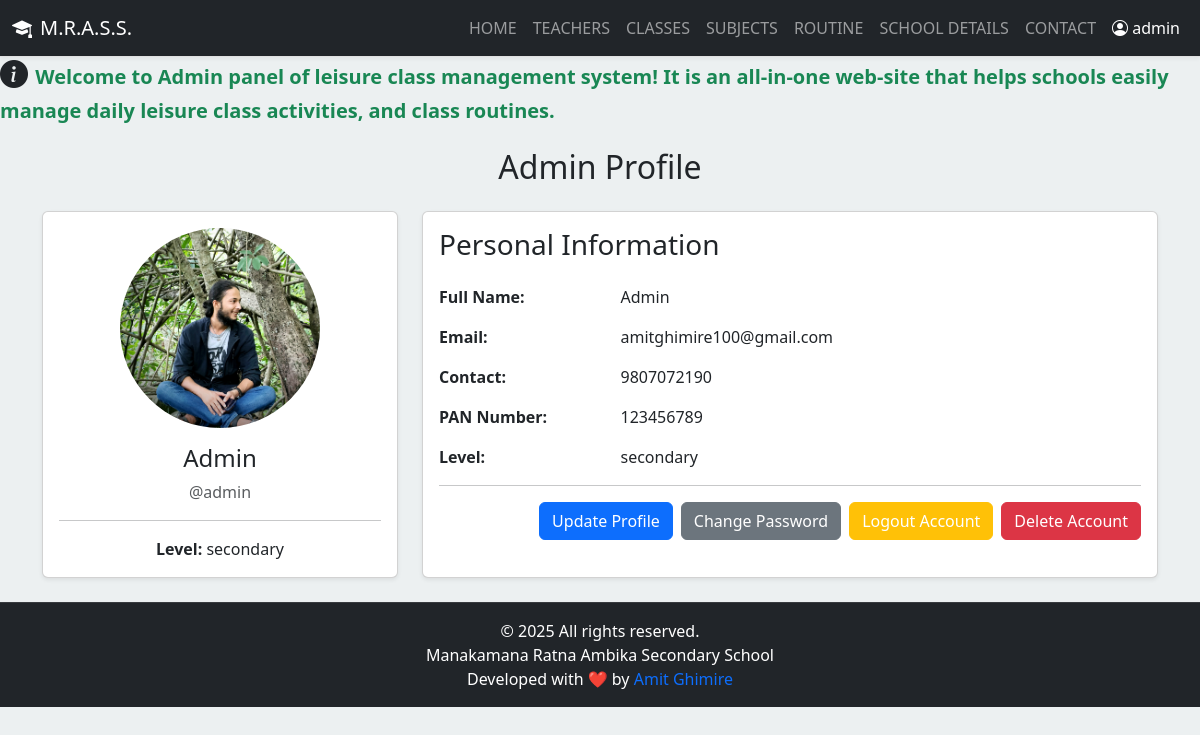
Screenshot of /admin/admin_profile.php (signed in) with the database file from the repository.
### tables this page shows
CREATE TABLE `teachers` (
  `teach_id` int(11) NOT NULL,
  `username` varchar(50) NOT NULL,
  `full_name` varchar(100) NOT NULL,
  `contact` varchar(20) DEFAULT NULL,
  `email` varchar(100) DEFAULT NULL,
  `pan` varchar(20) DEFAULT NULL,
  `photo` varchar(255) DEFAULT NULL,
  `password` varchar(255) NOT NULL,
  `otp` varchar(10) DEFAULT NULL,
  `verified` tinyint(1) DEFAULT 0,
  `level` enum('basic','secondary') DEFAULT NULL,
  `role` varchar(50) NOT NULL DEFAULT 'teacher',
  `created_at` timestamp NOT NULL DEFAULT current_timestamp()
);

### admin/admin_profile.php (the view, shortened to what this page needs)
<?php
include('partial-admin/navbar.php');
if (isset($_SESSION['teach_id'])) {
    $teach_id = $_SESSION['teach_id'];
    $sql = "SELECT * FROM teachers WHERE teach_id=$teach_id";
    $res = mysqli_query($conn, $sql);
    if (mysqli_num_rows($res) == 1) {
        $row = mysqli_fetch_assoc($res);
        $full_name = $row['full_name'];
        $username = $row['username'];
        $contact = $row['contact'];
        $email = $row['email'];
        $pan = $row['pan'];
        $level = $row['level'];
        $photo = $row['photo'];
    } else {
        $_SESSION['not_found'] = "<div class='error'>Teacher not found.</div>";
        header('location:' . SITEURL . 'index.php');
        exit();
    }
} else {
    header('location:' . SITEURL . 'login.php');
    exit();
}
?>
<div class="main-content">
    <div class="container mt-4">
        <h2 class="text-center mb-4">Admin Profile</h2>
        <div class="row">
            <div class="col-md-4 text-center">
                <div class="card h-100 shadow-sm">
                    <div class="card-body">
                        <img src="<?php echo SITEURL; ?>images/teachers/<?php echo $photo; ?>" class="img-fluid rounded-circle mb-3" alt="<?php echo $full_name; ?>" style="width: 200px; height: 200px; object-fit: cover;">
                        <h4 class="card-title"><?php echo $full_name; ?></h4>
                        <p class="card-text text-muted">@<?php echo $username; ?></p>
                        <hr>
                        <p class="card-text"><strong>Level:</strong> <?php echo $level; ?></p>
                    </div>
                </div>
            </div>
            <div class="col-md-8">
                <div class="card h-100 shadow-sm">
                    <div class="card-body">
                        <h3 class="card-title mb-4">Personal Information</h3>
                        <div class="row mb-3">
                            <div class="col-sm-3"><strong>Full Name:</strong></div>
                            <div class="col-sm-9"><?php echo $full_name; ?></div>
                        </div>
                        <div class="row mb-3">
                            <div class="col-sm-3"><strong>Email:</strong></div>
                            <div class="col-sm-9"><?php echo $email; ?></div>
                        </div>
                        <div class="row mb-3">
                            <div class="col-sm-3"><strong>Contact:</strong></div>
                            <div class="col-sm-9"><?php echo $contact; ?></div>
                        </div>
                        <div class="row mb-3">
                            <div class="col-sm-3"><strong>PAN Number:</strong></div>
                            <div class="col-sm-9"><?php echo $pan; ?></div>
                        </div>
                        <div class="row mb-3">
                            <div class="col-sm-3"><strong>Level:</strong></div>
                            <div class="col-sm-9"><?php echo $level; ?></div>
                        </div>
                        <hr>
                        <div class="d-flex justify-content-end">
                            <a href="<?php echo SITEURL; ?>admin/update-profile.php?id=<?php echo $teach_id; ?>" class="btn btn-primary me-2">Update Profile</a>
                            <a href="<?php echo SITEURL; ?>admin/change-password.php?id=<?php echo $teach_id; ?>" class="btn btn-secondary me-2">Change Password</a>
                            <a href="<?php echo SITEURL; ?>admin/logout.php?id=<?php echo $teach_id; ?>" class="btn btn-warning text-white me-2" onclick="return confirm('Are you sure you want to logout from your account? This action cannot be undone.');">Logout Account</a>
                            <a href="<?php echo SITEURL; ?>admin/delete-profile.php?id=<?php echo $teach_id; ?>" class="btn btn-danger" onclick="return confirm('Are you sure you want to delete your account? This action cannot be undone.');">Delete Account</a>
                        </div>
                    </div>
                </div>
            </div>
        </div>
    </div>
</div>
<br>
<?php include('partial-admin/footer.php'); ?>

### css/admin_style.css (style rules this page uses)
:root { --primary-color: #2c3e50; --secondary-color: #34495e; --background-color: #ecf0f1; --card-bg-color: #ffffff; --text-color: #34495e; --sidebar-bg-color: #2c3e50; --sidebar-hover-color: #34495e; --sidebar-active-color: #3c526a; --success-color: #27ae60; --danger-color: #e74c3c; --warning-color: #f39c12; --info-color: #3498db; --border-color: #e0e0e0; }
body { overflow-x: hidden; font-family: 'Segoe UI', Roboto, 'Helvetica Neue', Arial, sans-serif; background-color: var(--background-color); }

### rows the page displays
teachers: photo (picture), full_name "Admin", username "admin", level "secondary", email "amitghimire100@gmail.com", contact "9807072190", pan "123456789"

### other values shown
$_SESSION['username'] "admin"
